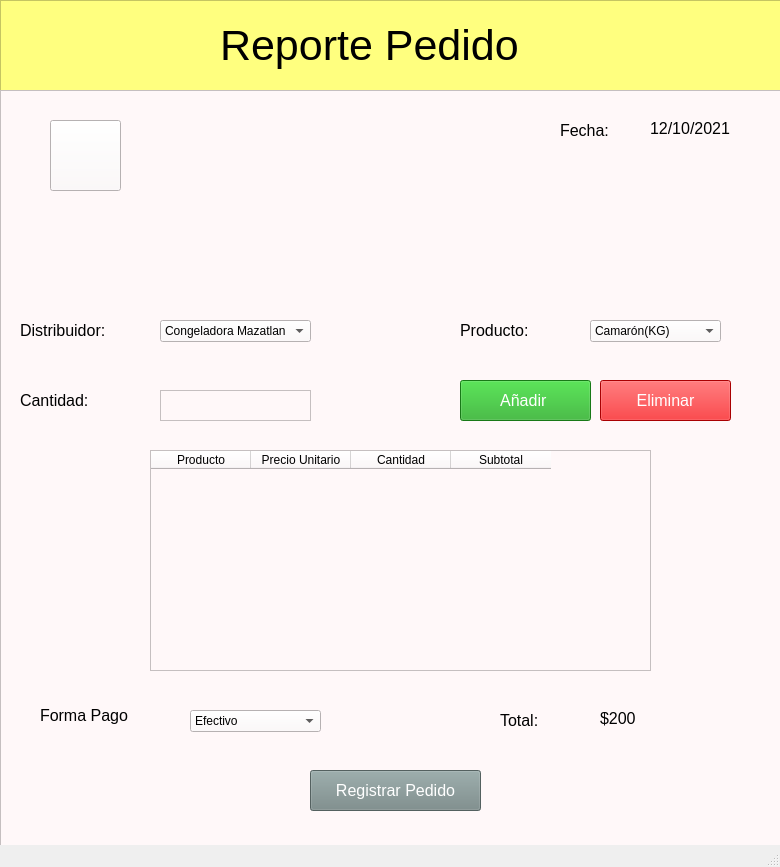
<?xml version="1.0" encoding="UTF-8"?>
<ui version="4.0">
 <class>FormularioPedido</class>
 <widget class="QMainWindow" name="FormularioPedido">
  <property name="geometry">
   <rect>
    <x>0</x>
    <y>0</y>
    <width>780</width>
    <height>867</height>
   </rect>
  </property>
  <property name="windowTitle">
   <string>MainWindow</string>
  </property>
  <widget class="QWidget" name="centralwidget">
   <widget class="QFrame" name="headerFrame">
    <property name="geometry">
     <rect>
      <x>0</x>
      <y>0</y>
      <width>781</width>
      <height>91</height>
     </rect>
    </property>
    <property name="styleSheet">
     <string notr="true">background-color: rgb(255, 255, 127);</string>
    </property>
    <property name="frameShape">
     <enum>QFrame::StyledPanel</enum>
    </property>
    <property name="frameShadow">
     <enum>QFrame::Raised</enum>
    </property>
    <widget class="QLabel" name="label_3">
     <property name="geometry">
      <rect>
       <x>220</x>
       <y>10</y>
       <width>701</width>
       <height>71</height>
      </rect>
     </property>
     <property name="font">
      <font>
       <pointsize>32</pointsize>
      </font>
     </property>
     <property name="text">
      <string>Reporte Pedido</string>
     </property>
    </widget>
   </widget>
   <widget class="QFrame" name="frame">
    <property name="geometry">
     <rect>
      <x>0</x>
      <y>90</y>
      <width>781</width>
      <height>781</height>
     </rect>
    </property>
    <property name="styleSheet">
     <string notr="true">background-color: rgb(255, 248, 249);</string>
    </property>
    <property name="frameShape">
     <enum>QFrame::StyledPanel</enum>
    </property>
    <property name="frameShadow">
     <enum>QFrame::Raised</enum>
    </property>
    <widget class="QLabel" name="label_6">
     <property name="geometry">
      <rect>
       <x>560</x>
       <y>30</y>
       <width>61</width>
       <height>21</height>
      </rect>
     </property>
     <property name="font">
      <font>
       <pointsize>12</pointsize>
      </font>
     </property>
     <property name="text">
      <string>Fecha:</string>
     </property>
    </widget>
    <widget class="QLabel" name="label_7">
     <property name="geometry">
      <rect>
       <x>650</x>
       <y>30</y>
       <width>121</width>
       <height>16</height>
      </rect>
     </property>
     <property name="font">
      <font>
       <pointsize>12</pointsize>
      </font>
     </property>
     <property name="text">
      <string>12/10/2021</string>
     </property>
    </widget>
    <widget class="QLabel" name="label_8">
     <property name="geometry">
      <rect>
       <x>460</x>
       <y>230</y>
       <width>91</width>
       <height>21</height>
      </rect>
     </property>
     <property name="font">
      <font>
       <pointsize>12</pointsize>
      </font>
     </property>
     <property name="text">
      <string>Producto:</string>
     </property>
    </widget>
    <widget class="QComboBox" name="productoComboBox">
     <property name="geometry">
      <rect>
       <x>590</x>
       <y>230</y>
       <width>131</width>
       <height>22</height>
      </rect>
     </property>
     <item>
      <property name="text">
       <string>Camarón(KG)</string>
      </property>
     </item>
     <item>
      <property name="text">
       <string>Pulpo(KG)</string>
      </property>
     </item>
     <item>
      <property name="text">
       <string>Almejas(PZ)</string>
      </property>
     </item>
     <item>
      <property name="text">
       <string>Pescado(KG)</string>
      </property>
     </item>
     <item>
      <property name="text">
       <string>Filete Pescado(KG)</string>
      </property>
     </item>
    </widget>
    <widget class="QLabel" name="label_9">
     <property name="geometry">
      <rect>
       <x>20</x>
       <y>300</y>
       <width>91</width>
       <height>21</height>
      </rect>
     </property>
     <property name="font">
      <font>
       <pointsize>12</pointsize>
      </font>
     </property>
     <property name="text">
      <string>Cantidad:</string>
     </property>
    </widget>
    <widget class="QTextEdit" name="cantidadTextEdit">
     <property name="geometry">
      <rect>
       <x>160</x>
       <y>300</y>
       <width>151</width>
       <height>31</height>
      </rect>
     </property>
     <property name="cursor" stdset="0">
      <cursorShape>IBeamCursor</cursorShape>
     </property>
    </widget>
    <widget class="QTableWidget" name="pedidoTable">
     <property name="geometry">
      <rect>
       <x>150</x>
       <y>360</y>
       <width>501</width>
       <height>221</height>
      </rect>
     </property>
     <column>
      <property name="text">
       <string>Producto</string>
      </property>
     </column>
     <column>
      <property name="text">
       <string>Precio Unitario</string>
      </property>
     </column>
     <column>
      <property name="text">
       <string>Cantidad</string>
      </property>
     </column>
     <column>
      <property name="text">
       <string>Subtotal</string>
      </property>
     </column>
    </widget>
    <widget class="QLabel" name="label_10">
     <property name="geometry">
      <rect>
       <x>500</x>
       <y>620</y>
       <width>51</width>
       <height>21</height>
      </rect>
     </property>
     <property name="font">
      <font>
       <pointsize>12</pointsize>
      </font>
     </property>
     <property name="text">
      <string>Total:</string>
     </property>
    </widget>
    <widget class="QPushButton" name="addPedidoBtn">
     <property name="geometry">
      <rect>
       <x>460</x>
       <y>290</y>
       <width>131</width>
       <height>41</height>
      </rect>
     </property>
     <property name="font">
      <font>
       <pointsize>12</pointsize>
      </font>
     </property>
     <property name="cursor">
      <cursorShape>PointingHandCursor</cursorShape>
     </property>
     <property name="styleSheet">
      <string notr="true">color: rgb(255, 255, 255);
background-color: rgb(34, 170, 32);</string>
     </property>
     <property name="text">
      <string>Añadir </string>
     </property>
    </widget>
    <widget class="QLabel" name="label_11">
     <property name="geometry">
      <rect>
       <x>40</x>
       <y>610</y>
       <width>121</width>
       <height>31</height>
      </rect>
     </property>
     <property name="font">
      <font>
       <pointsize>12</pointsize>
      </font>
     </property>
     <property name="text">
      <string>Forma Pago</string>
     </property>
    </widget>
    <widget class="QComboBox" name="formaPagoCombo">
     <property name="geometry">
      <rect>
       <x>190</x>
       <y>620</y>
       <width>131</width>
       <height>22</height>
      </rect>
     </property>
     <item>
      <property name="text">
       <string>Efectivo</string>
      </property>
     </item>
     <item>
      <property name="text">
       <string>Tarjeta de Crédito/Debito</string>
      </property>
     </item>
     <item>
      <property name="text">
       <string>Transferencia Bancaria</string>
      </property>
     </item>
    </widget>
    <widget class="QPushButton" name="registrarPedidoBtn">
     <property name="geometry">
      <rect>
       <x>310</x>
       <y>680</y>
       <width>171</width>
       <height>41</height>
      </rect>
     </property>
     <property name="font">
      <font>
       <pointsize>12</pointsize>
      </font>
     </property>
     <property name="cursor">
      <cursorShape>PointingHandCursor</cursorShape>
     </property>
     <property name="styleSheet">
      <string notr="true">color: rgb(255, 255, 255);
background-color: rgb(118, 136, 135);</string>
     </property>
     <property name="text">
      <string>Registrar Pedido</string>
     </property>
    </widget>
    <widget class="QLabel" name="label_12">
     <property name="geometry">
      <rect>
       <x>20</x>
       <y>230</y>
       <width>111</width>
       <height>21</height>
      </rect>
     </property>
     <property name="font">
      <font>
       <pointsize>12</pointsize>
      </font>
     </property>
     <property name="text">
      <string>Distribuidor:</string>
     </property>
    </widget>
    <widget class="QComboBox" name="productoComboBox_3">
     <property name="geometry">
      <rect>
       <x>160</x>
       <y>230</y>
       <width>151</width>
       <height>22</height>
      </rect>
     </property>
     <item>
      <property name="text">
       <string>Congeladora Mazatlan</string>
      </property>
     </item>
     <item>
      <property name="text">
       <string>Mariscos Monterrey</string>
      </property>
     </item>
     <item>
      <property name="text">
       <string>Pescadería López</string>
      </property>
     </item>
    </widget>
    <widget class="QPushButton" name="btnRegresar">
     <property name="geometry">
      <rect>
       <x>50</x>
       <y>30</y>
       <width>71</width>
       <height>71</height>
      </rect>
     </property>
     <property name="cursor">
      <cursorShape>PointingHandCursor</cursorShape>
     </property>
     <property name="styleSheet">
      <string notr="true">border-image: url(:/iconos/iconoRegresar.png);</string>
     </property>
     <property name="text">
      <string/>
     </property>
    </widget>
    <widget class="QLabel" name="label">
     <property name="geometry">
      <rect>
       <x>330</x>
       <y>30</y>
       <width>131</width>
       <height>131</height>
      </rect>
     </property>
     <property name="styleSheet">
      <string notr="true">border-image: url(:/iconos/iconoPedido.png);</string>
     </property>
     <property name="text">
      <string/>
     </property>
    </widget>
    <widget class="QLabel" name="totalTxt">
     <property name="geometry">
      <rect>
       <x>600</x>
       <y>620</y>
       <width>55</width>
       <height>16</height>
      </rect>
     </property>
     <property name="font">
      <font>
       <pointsize>12</pointsize>
      </font>
     </property>
     <property name="text">
      <string>$200</string>
     </property>
    </widget>
    <widget class="QPushButton" name="eliminarPedidoBtn">
     <property name="geometry">
      <rect>
       <x>600</x>
       <y>290</y>
       <width>131</width>
       <height>41</height>
      </rect>
     </property>
     <property name="font">
      <font>
       <pointsize>12</pointsize>
      </font>
     </property>
     <property name="cursor">
      <cursorShape>PointingHandCursor</cursorShape>
     </property>
     <property name="styleSheet">
      <string notr="true">color: rgb(255, 255, 255);
background-color: rgb(236, 0, 3);</string>
     </property>
     <property name="text">
      <string>Eliminar</string>
     </property>
    </widget>
   </widget>
  </widget>
  <widget class="QStatusBar" name="statusbar"/>
 </widget>
 <resources>
  <include location="iconosReportePedido.qrc"/>
 </resources>
 <connections/>
</ui>
